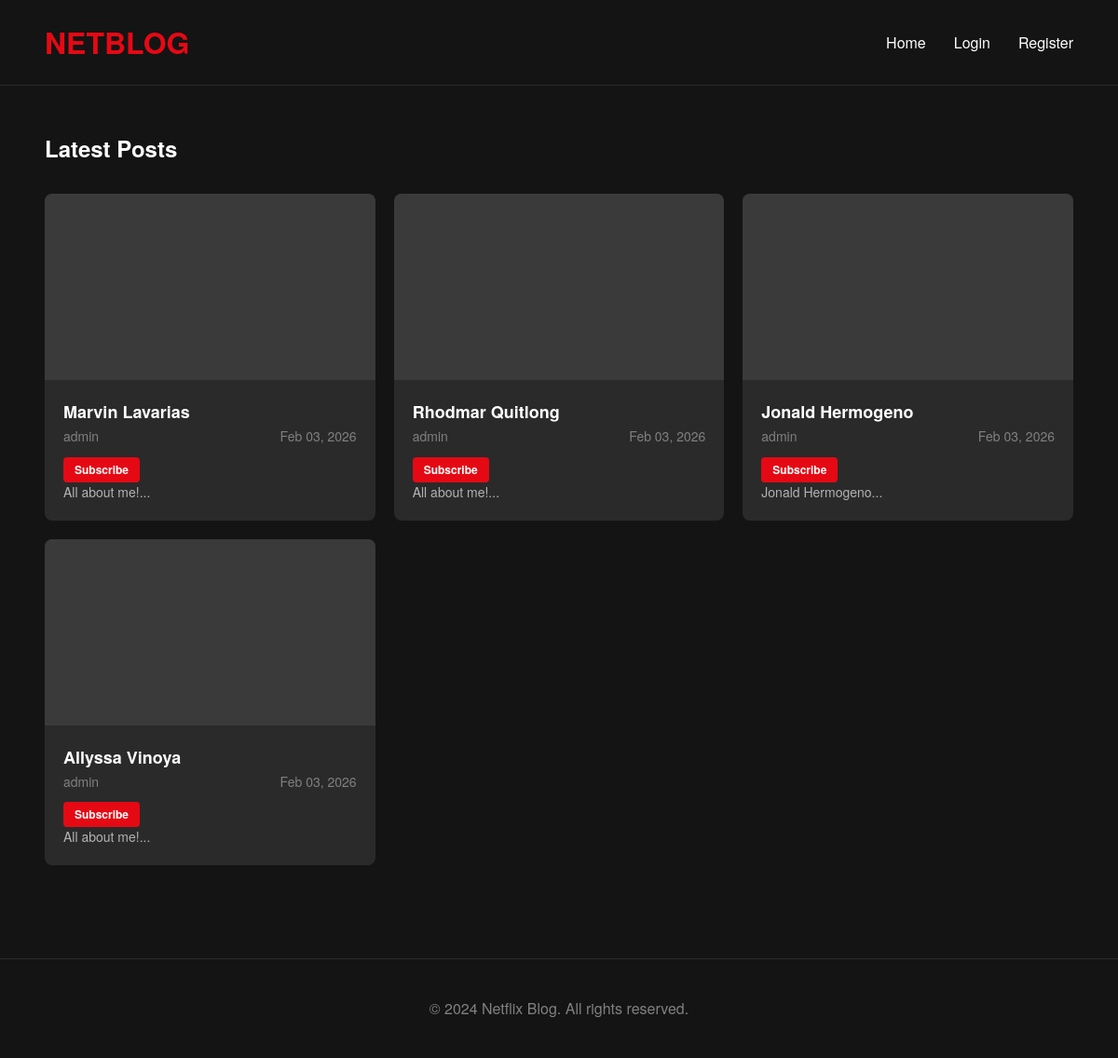
The page / on the database its author committed.
### blog/models.py (models this page shows, shortened)
class Post(models.Model):
    STATUS_CHOICES = [
        ('draft', 'Draft'),
        ('published', 'Published'),
    ]
    title = models.CharField(max_length=200)
    slug = models.SlugField(max_length=200, unique=True)
    author = models.ForeignKey(
        settings.AUTH_USER_MODEL,
        on_delete=models.CASCADE,
        related_name='posts'
    )
    category = models.ForeignKey(
        Category,
        on_delete=models.SET_NULL,
        null=True,
        blank=True,
        related_name='posts'
    )
    content = models.TextField()
    excerpt = models.TextField(max_length=300, blank=True)
    featured_image = models.ImageField(
        upload_to='blog/',
        blank=True,
        null=True
    )
    status = models.CharField(
        max_length=10,
        choices=STATUS_CHOICES,
        default='draft'
    )
    created_at = models.DateTimeField(auto_now_add=True)
    updated_at = models.DateTimeField(auto_now=True)
    published_at = models.DateTimeField(null=True, blank=True)
    views = models.PositiveIntegerField(default=0)
    class Meta:
        ordering = ['-created_at']

class Category(models.Model):
    name = models.CharField(max_length=100, unique=True)
    slug = models.SlugField(max_length=100, unique=True)
    description = models.TextField(blank=True)
    class Meta:
        verbose_name_plural = 'Categories'
        ordering = ['name']

### accounts/models.py (models this page shows, shortened)
class CustomUser(AbstractUser):
    bio = models.TextField(max_length=500, blank=True)
    profile_picture = models.ImageField(
        upload_to='profiles/',
        blank=True,
        null=True
    )

### blog/views.py (the view)
# urls.py: path('', views.home_view, name='home'),
def home_view(request):
    posts = Post.objects.filter(
        status='published'
    ).select_related('author', 'category')
    paginator = Paginator(posts, 10)
    page_number = request.GET.get('page')
    page_obj = paginator.get_page(page_number)
    categories = Category.objects.all()
    context = {
        'page_obj': page_obj,
        'categories': categories,
    }
    return render(request, 'blog/home.html', context)

### templates/blog/home.html (shortened to what this page needs)
{% extends 'base.html' %}
{% load static %}
{% block content %}
<div class="posts-section" {% if not featured_post %}style="margin-top: 80px;"{% endif %}>
    <h2 class="section-title">Latest Posts</h2>
    <div class="posts-grid">
        {% for post in page_obj %}
        <div class="post-card">
            {% if post.get_image_url %}
                <img src="{{ post.get_image_url }}" alt="{{ post.title }}" class="post-card-image">
            {% else %}
                <div class="post-card-image" style="background-color: #3a3a3a;"></div>
            {% endif %}
            <div class="post-card-body">
                <a href="{% url 'blog:post_detail' post.slug %}" class="post-card-title">
                    {{ post.title }}
                </a>
                <div class="post-card-meta">
                    <span>{{ post.author.username }}</span>
                    <span>{{ post.created_at|date:"M d, Y" }}</span>
                </div>
                {% if post.category %}
                    <a href="#" class="category-badge">{{ post.category.name }}</a>
                {% endif %}
                <p class="post-card-excerpt">{{ post.excerpt|truncatewords:20 }}</p>
            </div>
        </div>
        {% endfor %}
    </div>
</div>
{% endblock %}

### static/css/netflix.css (style rules this page uses)
* { margin: 0; padding: 0; box-sizing: border-box; }
body { font-family: 'Helvetica Neue', Arial, sans-serif; background-color: #141414; color: #ffffff; line-height: 1.6; }
.posts-section { padding: 60px 4%; }
.section-title { font-size: 24px; font-weight: bold; margin-bottom: 30px; color: #ffffff; }
.posts-grid { display: grid; grid-template-columns: repeat(auto-fill, minmax(280px, 1fr)); gap: 20px; margin-bottom: 40px; }
.post-card { background-color: #2a2a2a; border-radius: 8px; overflow: hidden; transition: transform 0.3s, box-shadow 0.3s; cursor: pointer; }
.post-card-image { width: 100%; height: 200px; object-fit: cover; }
.post-card-body { padding: 20px; }
.post-card-title { font-size: 18px; font-weight: bold; margin-bottom: 10px; color: #ffffff; text-decoration: none; }
.post-card-meta { display: flex; justify-content: space-between; font-size: 14px; color: #808080; margin-bottom: 10px; }
.post-card-excerpt { font-size: 14px; color: #b3b3b3; line-height: 1.5; }
.category-badge { background-color: #E50914; color: #ffffff; padding: 4px 12px; border-radius: 4px; font-size: 12px; font-weight: bold; text-decoration: none; display: inline-block; }

### rows shown on the page
Post: title "Marvin Lavarias", author.username "admin", created_at "Feb 03, 2026", category.name "Subscribe", excerpt "All about me!..."
Post: title "Rhodmar Quitlong", author.username "admin", created_at "Feb 03, 2026", category.name "Subscribe", excerpt "All about me!..."
Post: title "Jonald Hermogeno", author.username "admin", created_at "Feb 03, 2026", category.name "Subscribe", excerpt "Jonald Hermogeno..."
Post: title "Allyssa Vinoya", author.username "admin", created_at "Feb 03, 2026", category.name "Subscribe", excerpt "All about me!..."
